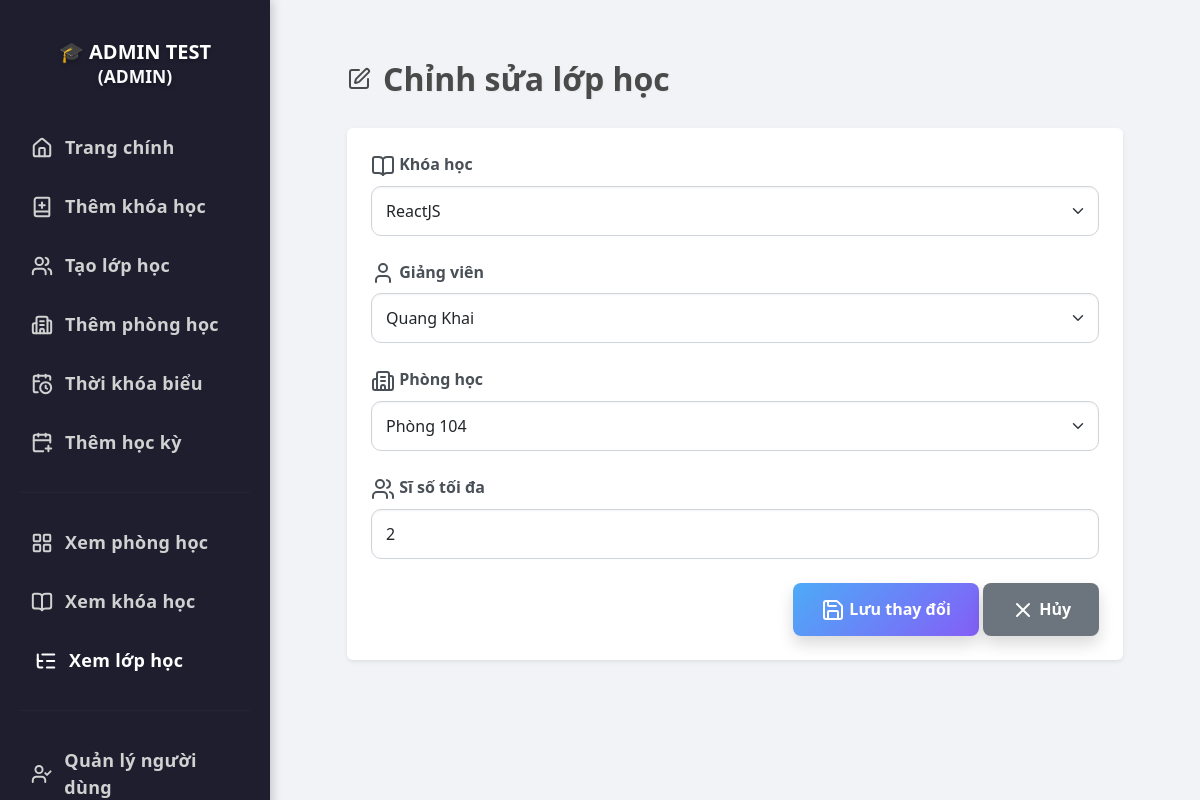
Before: /edit-class/22 (signed in) with the older database file.
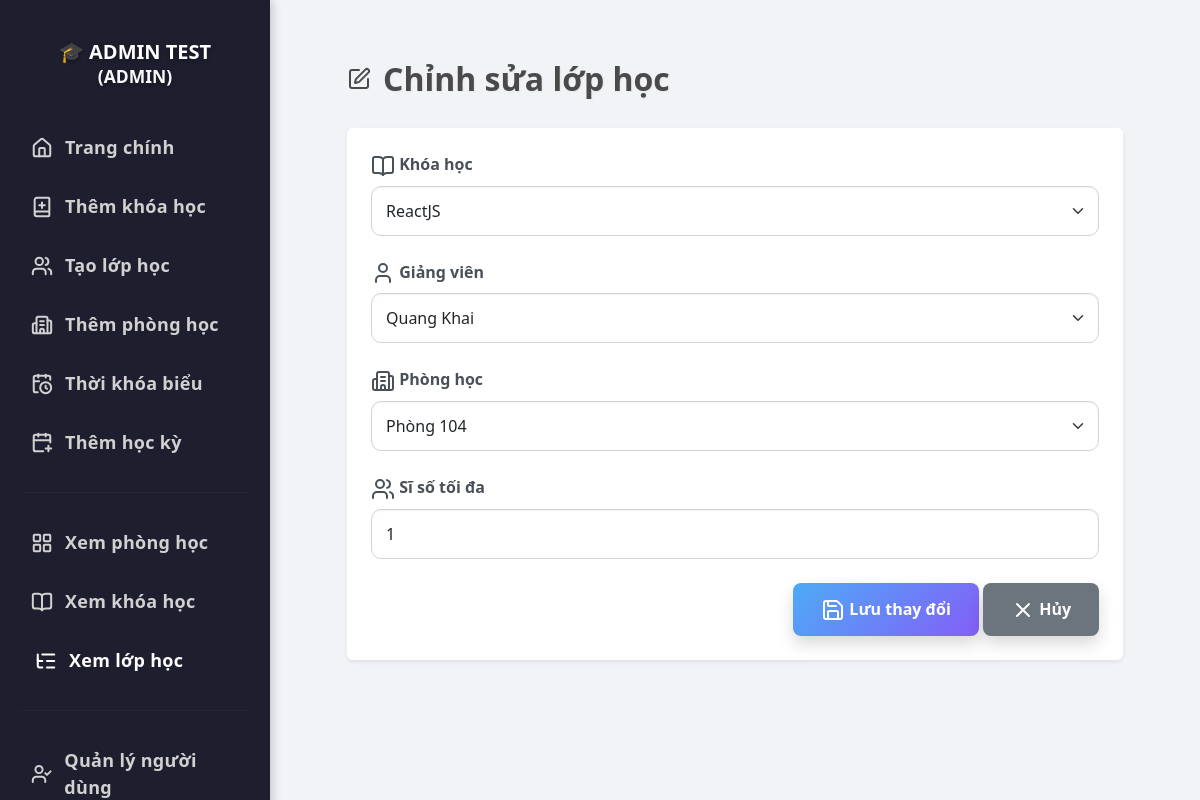
After: the same page with the newer database file.
### tables this page shows
CREATE TABLE classes (
            id INTEGER PRIMARY KEY AUTOINCREMENT,
            course_id INTEGER NOT NULL,
            teacher_id INTEGER NOT NULL,
            room_id INTEGER NOT NULL,
            capacity INTEGER NOT NULL CHECK (capacity > 0),
            registered INTEGER DEFAULT 0, semester_id INTEGER REFERENCES semesters(id),
            FOREIGN KEY (course_id) REFERENCES courses(id),
            FOREIGN KEY (teacher_id) REFERENCES users(id),
            FOREIGN KEY (room_id) REFERENCES rooms(id)
        );

CREATE TABLE courses (
            id INTEGER PRIMARY KEY AUTOINCREMENT,
            name TEXT NOT NULL UNIQUE,
            description TEXT
        , image TEXT);

CREATE TABLE users (
            id INTEGER PRIMARY KEY AUTOINCREMENT,
            full_name TEXT NOT NULL,
            email TEXT NOT NULL UNIQUE,
            password TEXT NOT NULL,
            role TEXT NOT NULL CHECK (role IN ('student', 'teacher', 'admin')),
            dob DATE,                
            phone TEXT,             
            gender TEXT CHECK (gender IN ('male', 'female', 'other')), 
            cccd TEXT              
        , image TEXT);

CREATE TABLE rooms (
            id INTEGER PRIMARY KEY AUTOINCREMENT,
            name TEXT NOT NULL UNIQUE,
            status TEXT NOT NULL CHECK (status IN ('available', 'occupied', 'maintenance'))
        );

### app.py (the view, shortened to what this page needs)
@app.route('/edit-class/<int:class_id>', methods=['GET', 'POST'])
@login_required
def edit_class(class_id):
    if current_user.role != 'admin':
        return "Không có quyền truy cập", 403
    conn = sqlite3.connect('database.db')
    cursor = conn.cursor()
    courses = cursor.execute("SELECT id, name FROM courses").fetchall()
    teachers = cursor.execute("SELECT id, full_name FROM users WHERE role = 'teacher'").fetchall()
    rooms = cursor.execute("SELECT id, name FROM rooms").fetchall()
    cursor.execute("SELECT course_id, teacher_id, room_id, capacity FROM classes WHERE id = ?", (class_id,))
    class_data = cursor.fetchone()
    if not class_data:
        conn.close()
        flash("Lớp học không tồn tại.", "danger")
        return redirect(url_for('view_classes'))
    conn.close()
    return render_template('admin/edit_class.html', class_id=class_id,
                           class_data=class_data, courses=courses,
                           teachers=teachers, rooms=rooms, user=current_user)

### app.py (called while the page is built)
@login_manager.user_loader
def load_user(user_id):
    conn = sqlite3.connect('database.db')
    cursor = conn.cursor()
    cursor.execute("SELECT id, full_name, email, role, image FROM users WHERE id = ?", (user_id,))
    row = cursor.fetchone()
    conn.close()
    if row:
        return User(*row)
    return None

### templates/admin/edit_class.html (shortened to what this page needs)
<!DOCTYPE html>
<html lang="vi">
<head>
  <link href="https://cdn.jsdelivr.net/npm/bootstrap@5.3.0/dist/css/bootstrap.min.css" rel="stylesheet">
</head>
<body>
<div class="sidebar">
  <h4>🎓 {{ user.full_name }}<br><small class="text-light">(ADMIN)</small></h4>
  <a href="/dashboard"><i data-lucide="home"></i>Trang chính</a>
  <a href="{{ url_for('add_course') }}"><i data-lucide="book-plus"></i>Thêm khóa học</a>
  <a href="{{ url_for('add_class') }}"><i data-lucide="users"></i>Tạo lớp học</a>
  <a href="{{ url_for('add_room') }}"><i data-lucide="building-2"></i>Thêm phòng học</a>
  <a href="{{ url_for('add_schedule') }}"><i data-lucide="calendar-clock"></i>Thời khóa biểu</a>
  <a href="{{ url_for('add_semester') }}"><i data-lucide="calendar-plus"></i>Thêm học kỳ</a>
  <hr>
  <a href="{{ url_for('view_rooms') }}"><i data-lucide="layout-grid"></i>Xem phòng học</a>
  <a href="{{ url_for('view_courses') }}"><i data-lucide="book-open"></i>Xem khóa học</a>
  <a href="{{ url_for('view_classes') }}" class="active"><i data-lucide="list-tree"></i>Xem lớp học</a>
  <hr>
  <a href="{{ url_for('view_users') }}"><i data-lucide="user-check"></i>Quản lý người dùng</a>
</div>
<div class="main-content">
  <div class="container animate-slide">
    <h2 class="form-title"><i data-lucide="edit"></i> Chỉnh sửa lớp học</h2>
    <form method="POST" class="p-4 bg-white rounded shadow-sm animate-fade">
      <div class="mb-4">
        <label for="course_id" class="form-label"><i data-lucide="book-open"></i> Khóa học</label>
        <select class="form-select" id="course_id" name="course_id" required>
          {% for c in courses %}
            <option value="{{ c[0] }}" {% if c[0] == class_data[0] %}selected{% endif %}>{{ c[1] }}</option>
          {% endfor %}
        </select>
      </div>
      <div class="mb-4">
        <label for="teacher_id" class="form-label"><i data-lucide="user"></i> Giảng viên</label>
        <select class="form-select" id="teacher_id" name="teacher_id" required>
          {% for t in teachers %}
            <option value="{{ t[0] }}" {% if t[0] == class_data[1] %}selected{% endif %}>{{ t[1] }}</option>
          {% endfor %}
        </select>
      </div>
      <div class="mb-4">
        <label for="room_id" class="form-label"><i data-lucide="building-2"></i> Phòng học</label>
        <select class="form-select" id="room_id" name="room_id" required>
          {% for r in rooms %}
            <option value="{{ r[0] }}" {% if r[0] == class_data[2] %}selected{% endif %}>{{ r[1] }}</option>
          {% endfor %}
        </select>
      </div>
      <div class="mb-4">
        <label for="capacity" class="form-label"><i data-lucide="users"></i> Sĩ số tối đa</label>
        <input type="number" class="form-control" id="capacity" name="capacity" value="{{ class_data[3] }}" min="1" required>
      </div>
      <div class="text-end">
        <button type="submit" class="btn btn-primary shadow"><i data-lucide="save"></i> Lưu thay đổi</button>
        <a href="{{ url_for('view_classes') }}" class="btn btn-secondary shadow"><i data-lucide="x"></i> Hủy</a>
      </div>
    </form>
  </div>
</div>
</body>
</html>

Changed rows visible on the page:
changed classes "ReactJS": capacity "2" → "1"
